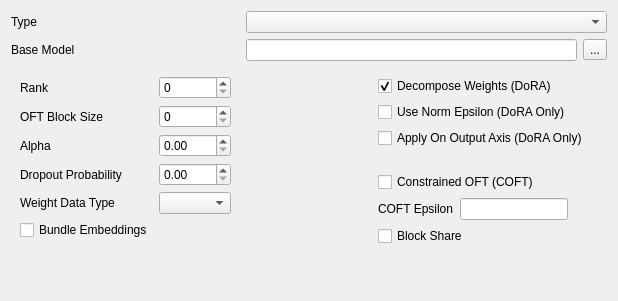
<?xml version="1.0" encoding="UTF-8"?>
<ui version="4.0">
 <class>Form</class>
 <widget class="QWidget" name="Form">
  <property name="geometry">
   <rect>
    <x>0</x>
    <y>0</y>
    <width>618</width>
    <height>301</height>
   </rect>
  </property>
  <property name="windowTitle">
   <string>Form</string>
  </property>
  <layout class="QGridLayout" name="gridLayout">
   <item row="2" column="2" colspan="3">
    <widget class="QFrame" name="doraFrm">
     <property name="frameShape">
      <enum>QFrame::Shape::NoFrame</enum>
     </property>
     <property name="frameShadow">
      <enum>QFrame::Shadow::Plain</enum>
     </property>
     <layout class="QVBoxLayout" name="verticalLayout_7">
      <item>
       <widget class="QCheckBox" name="decomposeCbx">
        <property name="toolTip">
         <string>Decompose LoRA Weights (aka, DoRA)</string>
        </property>
        <property name="text">
         <string>Decompose Weights (DoRA)</string>
        </property>
        <property name="checked">
         <bool>true</bool>
        </property>
       </widget>
      </item>
      <item>
       <widget class="QCheckBox" name="normCbx">
        <property name="toolTip">
         <string>Add an epsilon to the norm divison calculation in DoRA. Can aid in training stability, and also acts as regularization</string>
        </property>
        <property name="text">
         <string>Use Norm Epsilon (DoRA Only)</string>
        </property>
       </widget>
      </item>
      <item>
       <widget class="QCheckBox" name="outputAxisCbx">
        <property name="toolTip">
         <string>Apply the weight decomposition on the output axis instead of the input axis</string>
        </property>
        <property name="text">
         <string>Apply On Output Axis (DoRA Only)</string>
        </property>
       </widget>
      </item>
     </layout>
    </widget>
   </item>
   <item row="2" column="0" rowspan="4">
    <widget class="QFrame" name="frame">
     <property name="frameShape">
      <enum>QFrame::Shape::NoFrame</enum>
     </property>
     <property name="frameShadow">
      <enum>QFrame::Shadow::Raised</enum>
     </property>
     <layout class="QGridLayout" name="gridLayout_3">
      <item row="0" column="0">
       <widget class="QLabel" name="rankLbl">
        <property name="text">
         <string>Rank</string>
        </property>
        <property name="buddy">
         <cstring>rankSbx</cstring>
        </property>
       </widget>
      </item>
      <item row="0" column="1">
       <widget class="QSpinBox" name="rankSbx">
        <property name="toolTip">
         <string>The rank parameter used when creating a new LoRA</string>
        </property>
        <property name="maximum">
         <number>512</number>
        </property>
       </widget>
      </item>
      <item row="1" column="0">
       <widget class="QLabel" name="oftBlockSizeLbl">
        <property name="text">
         <string>OFT Block Size</string>
        </property>
        <property name="buddy">
         <cstring>oftBlockSizeSbx</cstring>
        </property>
       </widget>
      </item>
      <item row="1" column="1">
       <widget class="QSpinBox" name="oftBlockSizeSbx">
        <property name="maximum">
         <number>512</number>
        </property>
       </widget>
      </item>
      <item row="2" column="0">
       <widget class="QLabel" name="alphaLbl">
        <property name="text">
         <string>Alpha</string>
        </property>
        <property name="buddy">
         <cstring>alphaSbx</cstring>
        </property>
       </widget>
      </item>
      <item row="2" column="1">
       <widget class="QDoubleSpinBox" name="alphaSbx">
        <property name="toolTip">
         <string>The alpha parameter used when creating a new LoRA</string>
        </property>
       </widget>
      </item>
      <item row="3" column="0">
       <widget class="QLabel" name="label_30">
        <property name="text">
         <string>Dropout Probability</string>
        </property>
        <property name="buddy">
         <cstring>DropoutSbx</cstring>
        </property>
       </widget>
      </item>
      <item row="3" column="1">
       <widget class="QDoubleSpinBox" name="DropoutSbx">
        <property name="toolTip">
         <string>Dropout probability. This percentage of model nodes will be randomly ignored at each training step. Helps with overfitting. 0 disables, 1 maximum</string>
        </property>
        <property name="maximum">
         <double>1.000000000000000</double>
        </property>
        <property name="singleStep">
         <double>0.050000000000000</double>
        </property>
       </widget>
      </item>
      <item row="4" column="0">
       <widget class="QLabel" name="label_31">
        <property name="text">
         <string>Weight Data Type</string>
        </property>
        <property name="buddy">
         <cstring>weightDTypeCmb</cstring>
        </property>
       </widget>
      </item>
      <item row="4" column="1">
       <widget class="QComboBox" name="weightDTypeCmb">
        <property name="toolTip">
         <string>The LoRA weight data type used for training. This can reduce memory consumption, but reduces precision</string>
        </property>
       </widget>
      </item>
      <item row="5" column="0">
       <widget class="QCheckBox" name="bundleCbx">
        <property name="toolTip">
         <string>Bundles any additional embeddings into the LoRA output file, rather than as separate files</string>
        </property>
        <property name="text">
         <string>Bundle Embeddings</string>
        </property>
       </widget>
      </item>
      <item row="6" column="0">
       <spacer name="verticalSpacer_6">
        <property name="orientation">
         <enum>Qt::Orientation::Vertical</enum>
        </property>
        <property name="sizeHint" stdset="0">
         <size>
          <width>20</width>
          <height>5</height>
         </size>
        </property>
       </spacer>
      </item>
     </layout>
    </widget>
   </item>
   <item row="1" column="1" colspan="3">
    <widget class="QLineEdit" name="baseModelLed">
     <property name="toolTip">
      <string>The base LoRA to train on. Leave empty to create a new LoRA</string>
     </property>
    </widget>
   </item>
   <item row="0" column="0">
    <widget class="QLabel" name="label_26">
     <property name="text">
      <string>Type</string>
     </property>
     <property name="buddy">
      <cstring>typeCmb</cstring>
     </property>
    </widget>
   </item>
   <item row="0" column="1" colspan="4">
    <widget class="QComboBox" name="typeCmb">
     <property name="toolTip">
      <string>The type of low-parameter finetuning method</string>
     </property>
     <property name="editable">
      <bool>false</bool>
     </property>
     <property name="currentText">
      <string/>
     </property>
     <property name="currentIndex">
      <number>-1</number>
     </property>
    </widget>
   </item>
   <item row="1" column="0">
    <widget class="QLabel" name="label_27">
     <property name="text">
      <string>Base Model</string>
     </property>
     <property name="buddy">
      <cstring>baseModelLed</cstring>
     </property>
    </widget>
   </item>
   <item row="1" column="4">
    <widget class="QToolButton" name="baseModelBtn">
     <property name="text">
      <string>...</string>
     </property>
    </widget>
   </item>
   <item row="3" column="2" colspan="2">
    <widget class="QFrame" name="oftFrm">
     <property name="frameShape">
      <enum>QFrame::Shape::NoFrame</enum>
     </property>
     <property name="frameShadow">
      <enum>QFrame::Shadow::Raised</enum>
     </property>
     <layout class="QGridLayout" name="gridLayout_2">
      <item row="2" column="0" colspan="2">
       <widget class="QCheckBox" name="blockShareCbx">
        <property name="toolTip">
         <string>Share the OFT parameters between blocks. A single rotation matrix is shared across all blocks within a layer, drastically cutting the number of trainable parameters and yielding very compact adapter files, potentially improving generalization but at the cost of significant expressiveness, which can lead to underfitting on more complex or diverse tasks</string>
        </property>
        <property name="text">
         <string>Block Share</string>
        </property>
       </widget>
      </item>
      <item row="1" column="1">
       <widget class="QLineEdit" name="coftLed">
        <property name="toolTip">
         <string>The control strength of COFT. Only has an effect if COFT is enabled</string>
        </property>
       </widget>
      </item>
      <item row="1" column="0">
       <widget class="QLabel" name="coftLbl">
        <property name="text">
         <string>COFT Epsilon</string>
        </property>
        <property name="buddy">
         <cstring>coftLed</cstring>
        </property>
       </widget>
      </item>
      <item row="0" column="0" colspan="2">
       <widget class="QCheckBox" name="coftCbx">
        <property name="toolTip">
         <string>Use the constrained variant of OFT. This constrains the learned rotation to stay very close to the identity matrix, limiting adaptation to only small changes. This improves training stability, helps prevent overfitting on small datasets, and better preserves the base models original knowledge but it may lack expressiveness for tasks requiring substantial adaptation and introduces an additional hyperparameter (COFT Epsilon) that needs tuning</string>
        </property>
        <property name="text">
         <string>Constrained OFT (COFT)</string>
        </property>
       </widget>
      </item>
      <item row="3" column="0">
       <spacer name="verticalSpacer_2">
        <property name="orientation">
         <enum>Qt::Orientation::Vertical</enum>
        </property>
        <property name="sizeHint" stdset="0">
         <size>
          <width>20</width>
          <height>40</height>
         </size>
        </property>
       </spacer>
      </item>
     </layout>
    </widget>
   </item>
   <item row="3" column="1">
    <spacer name="horizontalSpacer_6">
     <property name="orientation">
      <enum>Qt::Orientation::Horizontal</enum>
     </property>
     <property name="sizeHint" stdset="0">
      <size>
       <width>27</width>
       <height>20</height>
      </size>
     </property>
    </spacer>
   </item>
  </layout>
 </widget>
 <tabstops>
  <tabstop>typeCmb</tabstop>
  <tabstop>baseModelLed</tabstop>
  <tabstop>baseModelBtn</tabstop>
  <tabstop>decomposeCbx</tabstop>
  <tabstop>normCbx</tabstop>
  <tabstop>outputAxisCbx</tabstop>
  <tabstop>coftCbx</tabstop>
  <tabstop>coftLed</tabstop>
  <tabstop>blockShareCbx</tabstop>
 </tabstops>
 <resources/>
 <connections/>
</ui>
